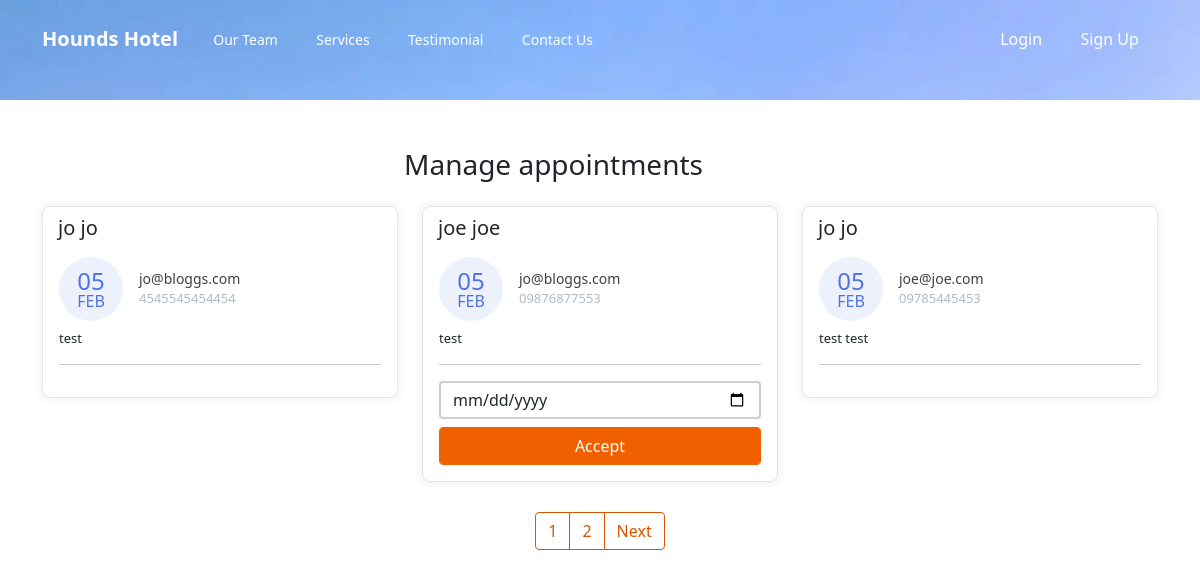
The page /manage-appointments/ on the database its author committed.
### hounds/models.py (models this page shows, shortened)
class Appointment(models.Model):
    first_name = models.CharField(max_length=50)
    last_name = models.CharField(max_length=50)
    email = models.CharField(max_length=50)
    phone = models.CharField(max_length=50)
    request = models.TextField(blank=True)
    sent_date = models.DateField(auto_now_add=True)
    accepted = models.BooleanField(default=False)
    accepted_date = models.DateField(auto_now_add=False, null=True, blank=True)
    class Meta:
        ordering = ["-sent_date"]

### hounds/views.py (the view, shortened to what this page needs)
# urls.py: path("manage-appointments/", ManageAppointmentTemplateView.as_view(), name="manage"),
class ManageAppointmentTemplateView(ListView):
    template_name = "manage-appointments.html"
    model = Appointment
    context_object_name = "appointments"
    login_required = True
    paginate_by = 3
    def get_context_data(self,*args, **kwargs):
        context = super().get_context_data(*args, **kwargs)
        appointments = Appointment.objects.all()
        context.update({
            "title":"Manage Appointments"
        })
        return context

### hounds/context_processors.py (called while the page is built)
def get_notification(request):
    count = Appointment.objects.filter(accepted=False).count()
    data = {
        "count":count
    }
    return data

### templates/manage-appointments.html (shortened to what this page needs)
{% extends 'base.html' %}
{% block content %}
    <div class="container mt-5">
        <div class="col-11 text-center mt-4 mb-4">
            <h3>
                Manage appointments
            </h3>
        </div>
        <div class="row">
        {% for app in appointments %}
            <div class="col-lg-4">
                <div class="card card-margin">
                    <div class="card-header no-border">
                        <h5 class="card-title">{{app.first_name}} {{app.last_name}}</h5>
                    </div>
                    <div class="card-body pt-0">
                        <div class="widget-49">
                            <div class="widget-49-title-wrapper">
                                <div class="widget-49-date-primary">
                                    <span class="widget-49-date-day">{{app.sent_date|date:"d"}}</span>
                                    <span class="widget-49-date-month">{{app.sent_date|date:"M"}}</span>
                                </div>
                                <div class="widget-49-meeting-info">
                                    <span class="widget-49-pro-title">{{app.email}}</span>
                                    <span class="widget-49-meeting-time">{{app.phone}}</span>
                                </div>
                            </div>
                            <div class="widget-49-meeting-points">
                                <span>{{app.request}}</span>
                            </div>
                            <hr class="w-100">
                            {% if app.accepted == False %}
                            <form method="POST" action="{% url 'manage' %}">
                            <div class="form-group">
                                <input type="date" name="date" class="form-control mb-2"
                                    placeholder="dd-mm-yyyy" value=""
                                    min="1997-01-01" max="2030-12-31">
                                <input class="btn-block btn-primary form-control" type="submit" value="Accept">
                            </div>
                            </form>
                            {% endif %}
                        </div>
                    </div>
                </div>
            </div>
        {% endfor %}
        </div>
        {% if is_paginated %}
        <div class="wrapper">
            <nav aria-label="Page navigation example">
                <ul class="pagination">
                    {% for number in page_obj.paginator.page_range %}
                    <li class="page-item"><a class="page-link" href="?page={{number}}">{{number}}</a></li>
                    {% endfor %}
                    {% if page_obj.has_next %}
                    <li class="page-item"><a class="page-link" href="?page={{page_obj.prebious_page_number}}">Next</a></li>
                    {% endif %}
                </ul>
            </nav>
        </div>
        {% endif %}
{% endblock content %}

### static/css/styles.css (style rules this page uses)
.form-control { box-shadow: none !important; outline: none !important; border: 2px solid #cecece; height: 38px; }
.title-box .border, .btn-primary, .back-to-top, .logo i, .question-q-box, .social-circle li a:hover { background-color: #f16000 !important; }
.btn-primary { border: 1px solid #f16000 !important; }

### rows shown on the page
Appointment: first_name "jo", last_name "jo", sent_date "05", sent_date "FEB", email "jo@bloggs.com", phone "4545545454454", request "test"
Appointment: first_name "joe", last_name "joe", sent_date "05", sent_date "FEB", email "jo@bloggs.com", phone "09876877553", request "test"
Appointment: first_name "jo", last_name "jo", sent_date "05", sent_date "FEB", email "joe@joe.com", phone "09785445453", request "test test"

### other values the page prints
{{ number }} "1" "2"
